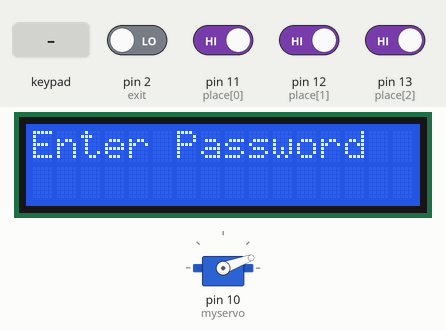
Recording of a sketch running on a simulated Arduino Uno, built with avr-gcc and run on an emulated ATmega328P. Parts: servo, 16×2 character LCD. The test bench sets the inputs (shaded band); at power-on: pin 11 (place[0]), pin 12 (place[1]), pin 13 (place[2]) HIGH, pin 2 (exit) LOW.

Above: at 5.4 s.
5.5 s: keypad keys 4 4 4 pressed 1.5 s apart
At 10.6 s:
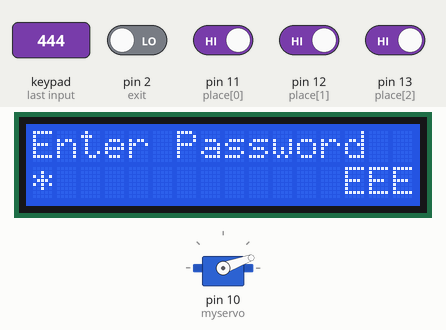
11.5 s: pin 2 (exit) driven HIGH
At 14.4 s:
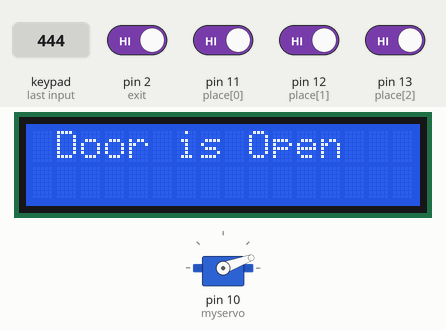
15.0 s: pin 11 (place[0]) driven LOW
At 21.0 s:
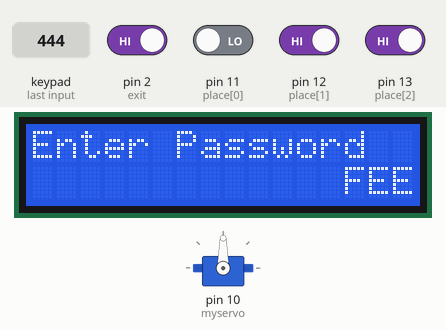
21.4 s: pin 12 (place[1]) driven LOW
24.1 s: pin 13 (place[2]) driven LOW
At 24.9 s:
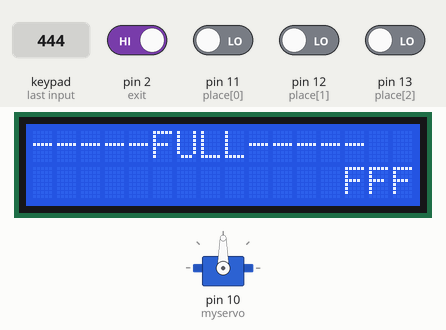
26.8 s: pin 11 (place[0]) driven HIGH
At 27.8 s:
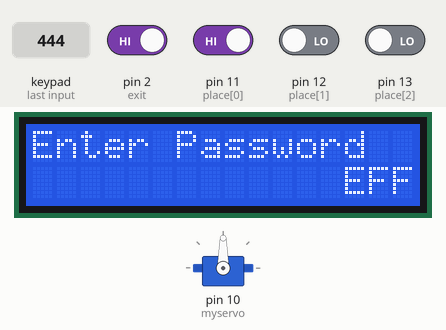
Timing chart, 0 to 29.8 s (numbered marks = the images above; inputs shaded):
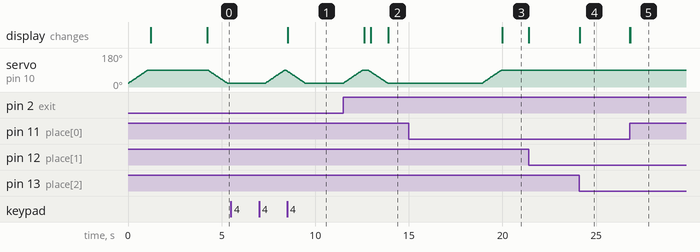

Measured:
- after the input at 5.5 s, the display: changes after 3.0 s (image 1)
- after the input at 11.5 s, the display: first changes after 1.1 s (image 2 shows a later state)
- after the input at 15.0 s, the display: changes after 5.0 s (image 3)
- after the input at 24.1 s, the display: changes at once (image 4)
- after the input at 26.8 s, the display: first changes at once (image 5 shows a later state)

The sketch:

level3.ino
```cpp
#include <Keypad.h>
#include <LiquidCrystal_I2C.h>
#include <Servo.h>

Servo myservo;

LiquidCrystal_I2C lcd(0x27, 16, 2);

#define Password_Lenght 4 // Give enough room for six chars + NULL char

int pos = 0;    // variable to store the servo position

char Data[Password_Lenght]; // 6 is the number of chars it can hold + the null char = 7
char Master1[Password_Lenght] = "444";
char Master2[Password_Lenght] = "443";
char Master3[Password_Lenght] = "449";
char Master4[Password_Lenght] = "333";
char Master5[Password_Lenght] = "334";
char Master6[Password_Lenght] = "339";
char Master7[Password_Lenght] = "994";
char Master8[Password_Lenght] = "999";
char Master9[Password_Lenght] = "993";
char Master10[Password_Lenght] = "344";
char Master11[Password_Lenght] = "944";
char Master12[Password_Lenght] = "433";
char Master13[Password_Lenght] = "933";
char Master14[Password_Lenght] = "499";
char Master15[Password_Lenght] = "399";
char Master16[Password_Lenght] = "434";
char Master17[Password_Lenght] = "494";
char Master18[Password_Lenght] = "343";
char Master19[Password_Lenght] = "393";
char Master20[Password_Lenght] = "949";
char Master21[Password_Lenght] = "939";
char Master22[Password_Lenght] = "943";
char Master23[Password_Lenght] = "439";
char Master24[Password_Lenght] = "349";
char Master25[Password_Lenght] = "493";
char Master26[Password_Lenght] = "394";
char Master27[Password_Lenght] = "934";
byte data_count = 0, master_count = 0;
bool Pass_is_good;
char customKey;
const int place[]={11,12,13};
byte val[2];
int i=0;
int y=0;
int count=0;
#define exit 2
const byte ROWS = 4;
const byte COLS = 3;
char keys[ROWS][COLS] = {
  {'1', '2', '3'},
  {'4', '5', '6'},
  {'7', '8', '9'},
  {'*', '0', '#'}
};
bool door = true;

byte colPins[COLS] = {5,4,3};
byte rowPins[ROWS] = {9,8,7,6};

Keypad customKeypad( makeKeymap(keys), rowPins, colPins, ROWS, COLS); //initialize an instance of class NewKeypad

void setup()
{

  myservo.attach(10);
  ServoClose();
  lcd.begin(16, 2);
  lcd.clear();
  lcd.init();
  lcd.backlight();
  lcd.print(" SMART PARKING ");
  lcd.setCursor(0, 1);
  lcd.print("SIT,TUMKUR");
  delay(3000);
  lcd.clear();
   for(int i=0;i<=2;i++)
   {pinMode(place[i], INPUT);}
   pinMode(exit,INPUT);

}

void loop()
{

        Open();
  if((digitalRead(place[0])==0)&&(digitalRead(place[1])==0)&&(digitalRead(place[2])==0))
  {
    lcd.setCursor(0,0);
    lcd.print("-----FULL-----");
    while((digitalRead(place[0])==0)&&(digitalRead(place[1])==0)&&(digitalRead(place[2])==0))
    {
      lcd.setCursor(13, 1);
      lcd.print("FFF");
    }
    }

if(digitalRead(exit)==0)
{
  ServoOpen();
  delay(2000);
  ServoClose();
}
if(digitalRead(place[0])==0)
{
lcd.setCursor(13, 1);
lcd.print("F");
}
else
{
lcd.setCursor(13, 1);
lcd.print("E");
}
if(digitalRead(place[1])==0)
{
lcd.setCursor(14, 1);
lcd.print("F");}
else
{
lcd.setCursor(14, 1);
lcd.print("E");}
if(digitalRead(place[2])==0)
{
lcd.setCursor(15, 1);
lcd.print("F");}
else
{
lcd.setCursor(15, 1);
lcd.print("E");}


}

void clearData()
{
  while (data_count != 0)
  { // This can be used for any array size,
    Data[data_count--] = 0; //clear array for new data
  }
  return;
}

void ServoOpen()
{
  for (pos = 90 ; pos >= 20; pos -= 1) { // goes from 0 degrees to 180 degrees
    // in steps of 1 degree
    myservo.write(pos);              // tell servo to go to position in variable 'pos'
    delay(15);                       // waits 15ms for the servo to reach the position
  }
}

void ServoClose()
{
  for (pos = 20; pos <= 90; pos += 1) { // goes from 180 degrees to 0 degrees
    myservo.write(pos);              // tell servo to go to position in variable 'pos'
    delay(15);                       // waits 15ms for the servo to reach the position
  }
}

void Open()
{
  lcd.setCursor(0, 0);
  lcd.print("Enter Password");

  customKey = customKeypad.getKey();
  if (customKey) // makes sure a key is actually pressed, equal to (customKey != NO_KEY)
  {
    Data[data_count] = customKey; // store char into data array
    lcd.setCursor(data_count, 1); // move cursor to show each new char
    //lcd.print(Data[data_count]); // print char at said cursor
    lcd.print("*");
    data_count++; // increment data array by 1 to store new char, also keep track of the number of chars entered
  }

  if (data_count == Password_Lenght - 1) // if the array index is equal to the number of expected chars, compare data to master
  {
    if ((!strcmp(Data, Master1))||(!strcmp(Data, Master2))||(!strcmp(Data, Master3))||(!strcmp(Data, Master4))||(!strcmp(Data, Master5))||(!strcmp(Data, Master6))||(!strcmp(Data, Master7))||(!strcmp(Data, Master8))||(!strcmp(Data, Master9))||(!strcmp(Data, Master10))||(!strcmp(Data, Master11))||(!strcmp(Data, Master12))||(!strcmp(Data, Master13))||(!strcmp(Data, Master14))||(!strcmp(Data, Master15))||(!strcmp(Data, Master16))||(!strcmp(Data, Master17))||(!strcmp(Data, Master18))||(!strcmp(Data, Master19))||(!strcmp(Data, Master20))||(!strcmp(Data, Master21))||(!strcmp(Data, Master22))||(!strcmp(Data, Master23))||(!strcmp(Data, Master24))||(!strcmp(Data, Master25))||(!strcmp(Data, Master26))||(!strcmp(Data, Master27))) // equal to (strcmp(Data, Master) == 0)
    {
      lcd.clear();
      ServoOpen();
      lcd.print(" Door is Open");
      delay(5000);
      ServoClose();

      door = 0;
      count++;
    }
    else
    {
      lcd.clear();
      lcd.print(" Wrong Password");
      delay(1000);
      door = 1;
    }
    clearData();
  }
}
```
